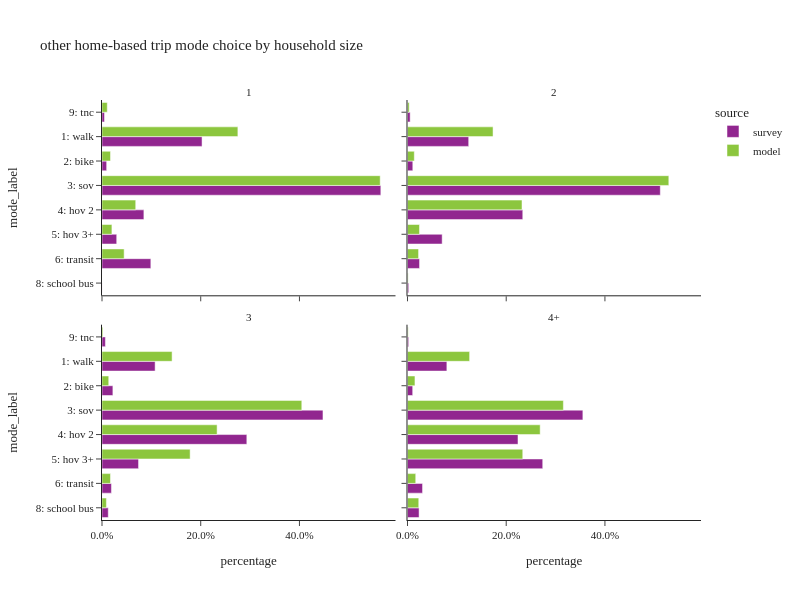

Notebook code for this chart:
### Code cell
plot_mode_choice(hb_trip,"hhsize_4+",
                 {"hhsize_4+":["1","2","3","4+"],
                  "mode_label":["1: walk","2: bike","3: sov","4: hov 2","5: hov 3+","6: transit",
                                "8: school bus","9: otherâ€“survey only"]},
                 "household size",2,600)

### Figure 1 — Plotly figure (JSON) as saved in the notebook; plotly's stock layout.template omitted (floating-point values rounded to 4 significant figures)
{"data": [{"alignmentgroup": "True", "customdata": [[43], [1245], [137], [1878], [243], [72], [364], [1], [24]], "hovertemplate": "source=survey<br>hhsize_4+=1<br>percentage=%{x}<br>mode_label=%{y}<br>sample count=%{customdata[0]}<extra></extra>", "legendgroup": "survey", "marker": {"color": "#91268F", "pattern": {"shape": ""}}, "name": "survey", "offsetgroup": "survey", "orientation": "h", "showlegend": true, "textposition": "auto", "type": "bar", "x": [0.004197, 0.2027, 0.009438, 0.5649, 0.08487, 0.02981, 0.09895, 0.0001294, 0.00504], "xaxis": "x3", "y": [null, "1: walk", "2: bike", "3: sov", "4: hov 2", "5: hov 3+", "6: transit", "8: school bus", "9: tnc"], "yaxis": "y3"}, {"alignmentgroup": "True", "customdata": [[1], [436046], [27280], [892718], [108214], [31814], [71041], [5], [16872]], "hovertemplate": "source=model<br>hhsize_4+=1<br>percentage=%{x}<br>mode_label=%{y}<br>sample count=%{customdata[0]}<extra></extra>", "legendgroup": "model", "marker": {"color": "#8CC63E", "pattern": {"shape": ""}}, "name": "model", "offsetgroup": "model", "orientation": "h", "showlegend": true, "textposition": "auto", "type": "bar", "x": [6.313e-07, 0.2753, 0.01722, 0.5636, 0.06832, 0.02008, 0.04485, 3.157e-06, 0.01065], "xaxis": "x3", "y": [null, "1: walk", "2: bike", "3: sov", "4: hov 2", "5: hov 3+", "6: transit", "8: school bus", "9: tnc"], "yaxis": "y3"}, {"alignmentgroup": "True", "customdata": [[44], [1178], [165], [2433], [1529], [271], [201], [7], [22]], "hovertemplate": "source=survey<br>hhsize_4+=2<br>percentage=%{x}<br>mode_label=%{y}<br>sample count=%{customdata[0]}<extra></extra>", "legendgroup": "survey", "marker": {"color": "#91268F", "pattern": {"shape": ""}}, "name": "survey", "offsetgroup": "survey", "orientation": "h", "showlegend": false, "textposition": "auto", "type": "bar", "x": [0.01709, 0.124, 0.01076, 0.5122, 0.2336, 0.07024, 0.02441, 0.00243, 0.005384], "xaxis": "x4", "y": [null, "1: walk", "2: bike", "3: sov", "4: hov 2", "5: hov 3+", "6: transit", "8: school bus", "9: tnc"], "yaxis": "y4"}, {"alignmentgroup": "True", "customdata": [[587482], [46746], [1794379], [786333], [82315], [76099], [4309], [11627]], "hovertemplate": "source=model<br>hhsize_4+=2<br>percentage=%{x}<br>mode_label=%{y}<br>sample count=%{customdata[0]}<extra></extra>", "legendgroup": "model", "marker": {"color": "#8CC63E", "pattern": {"shape": ""}}, "name": "model", "offsetgroup": "model", "orientation": "h", "showlegend": false, "textposition": "auto", "type": "bar", "x": [0.1733, 0.01379, 0.5294, 0.232, 0.02429, 0.02245, 0.001271, 0.003431], "xaxis": "x4", "y": ["1: walk", "2: bike", "3: sov", "4: hov 2", "5: hov 3+", "6: transit", "8: school bus", "9: tnc"], "yaxis": "y4"}, {"alignmentgroup": "True", "customdata": [[8], [315], [70], [773], [536], [281], [54], [23], [8]], "hovertemplate": "source=survey<br>hhsize_4+=3<br>percentage=%{x}<br>mode_label=%{y}<br>sample count=%{customdata[0]}<extra></extra>", "legendgroup": "survey", "marker": {"color": "#91268F", "pattern": {"shape": ""}}, "name": "survey", "offsetgroup": "survey", "orientation": "h", "showlegend": false, "textposition": "auto", "type": "bar", "x": [0.01648, 0.1076, 0.02206, 0.4477, 0.2934, 0.07403, 0.01915, 0.01268, 0.006903], "xaxis": "x", "y": [null, "1: walk", "2: bike", "3: sov", "4: hov 2", "5: hov 3+", "6: transit", "8: school bus", "9: tnc"], "yaxis": "y"}, {"alignmentgroup": "True", "customdata": [[309359], [29763], [881850], [508024], [389002], [37415], [19453], [3908]], "hovertemplate": "source=model<br>hhsize_4+=3<br>percentage=%{x}<br>mode_label=%{y}<br>sample count=%{customdata[0]}<extra></extra>", "legendgroup": "model", "marker": {"color": "#8CC63E", "pattern": {"shape": ""}}, "name": "model", "offsetgroup": "model", "orientation": "h", "showlegend": false, "textposition": "auto", "type": "bar", "x": [0.142, 0.01366, 0.4047, 0.2332, 0.1785, 0.01717, 0.008928, 0.001794], "xaxis": "x", "y": ["1: walk", "2: bike", "3: sov", "4: hov 2", "5: hov 3+", "6: transit", "8: school bus", "9: tnc"], "yaxis": "y"}, {"alignmentgroup": "True", "customdata": [[6], [352], [56], [782], [549], [1060], [69], [105], [6]], "hovertemplate": "source=survey<br>hhsize_4+=4+<br>percentage=%{x}<br>mode_label=%{y}<br>sample count=%{customdata[0]}<extra></extra>", "legendgroup": "survey", "marker": {"color": "#91268F", "pattern": {"shape": ""}}, "name": "survey", "offsetgroup": "survey", "orientation": "h", "showlegend": false, "textposition": "auto", "type": "bar", "x": [0.0002793, 0.07978, 0.01053, 0.3553, 0.2239, 0.274, 0.0305, 0.02346, 0.002329], "xaxis": "x2", "y": [null, "1: walk", "2: bike", "3: sov", "4: hov 2", "5: hov 3+", "6: transit", "8: school bus", "9: tnc"], "yaxis": "y2"}, {"alignmentgroup": "True", "customdata": [[1], [584601], [70317], [1466947], [1248489], [1084732], [77535], [106007], [6305]], "hovertemplate": "source=model<br>hhsize_4+=4+<br>percentage=%{x}<br>mode_label=%{y}<br>sample count=%{customdata[0]}<extra></extra>", "legendgroup": "model", "marker": {"color": "#8CC63E", "pattern": {"shape": ""}}, "name": "model", "offsetgroup": "model", "orientation": "h", "showlegend": false, "textposition": "auto", "type": "bar", "x": [2.153e-07, 0.1259, 0.01514, 0.3158, 0.2688, 0.2335, 0.01669, 0.02282, 0.001357], "xaxis": "x2", "y": [null, "1: walk", "2: bike", "3: sov", "4: hov 2", "5: hov 3+", "6: transit", "8: school bus", "9: tnc"], "yaxis": "y2"}], "layout": {"annotations": [{"font": {}, "showarrow": false, "text": "3", "x": 0.245, "xanchor": "center", "xref": "paper", "y": 0.465, "yanchor": "bottom", "yref": "paper"}, {"font": {}, "showarrow": false, "text": "4+", "x": 0.755, "xanchor": "center", "xref": "paper", "y": 0.465, "yanchor": "bottom", "yref": "paper"}, {"font": {}, "showarrow": false, "text": "1", "x": 0.245, "xanchor": "center", "xref": "paper", "y": 1.0, "yanchor": "bottom", "yref": "paper"}, {"font": {}, "showarrow": false, "text": "2", "x": 0.755, "xanchor": "center", "xref": "paper", "y": 1.0, "yanchor": "bottom", "yref": "paper"}], "barmode": "group", "height": 600, "legend": {"title": {"text": "source"}, "tracegroupgap": 0}, "title": {"text": "other home-based trip mode choice by household size"}, "width": 800, "xaxis": {"anchor": "y", "domain": [0.0, 0.49], "tickformat": ".1%", "title": {"text": "percentage"}}, "xaxis2": {"anchor": "y2", "domain": [0.51, 1.0], "matches": "x", "tickformat": ".1%", "title": {"text": "percentage"}}, "xaxis3": {"anchor": "y3", "domain": [0.0, 0.49], "matches": "x", "showticklabels": false, "tickformat": ".1%"}, "xaxis4": {"anchor": "y4", "domain": [0.51, 1.0], "matches": "x", "showticklabels": false, "tickformat": ".1%"}, "yaxis": {"anchor": "x", "categoryarray": ["9: otherâ€“survey only", "8: school bus", "6: transit", "5: hov 3+", "4: hov 2", "3: sov", "2: bike", "1: walk"], "categoryorder": "array", "domain": [0.0, 0.465], "title": {"text": "mode_label"}}, "yaxis2": {"anchor": "x2", "domain": [0.0, 0.465], "matches": "y", "showticklabels": false}, "yaxis3": {"anchor": "x3", "categoryarray": ["9: otherâ€“survey only", "8: school bus", "6: transit", "5: hov 3+", "4: hov 2", "3: sov", "2: bike", "1: walk"], "categoryorder": "array", "domain": [0.535, 1.0], "matches": "y", "title": {"text": "mode_label"}}, "yaxis4": {"anchor": "x4", "domain": [0.535, 1.0], "matches": "y", "showticklabels": false}}}
